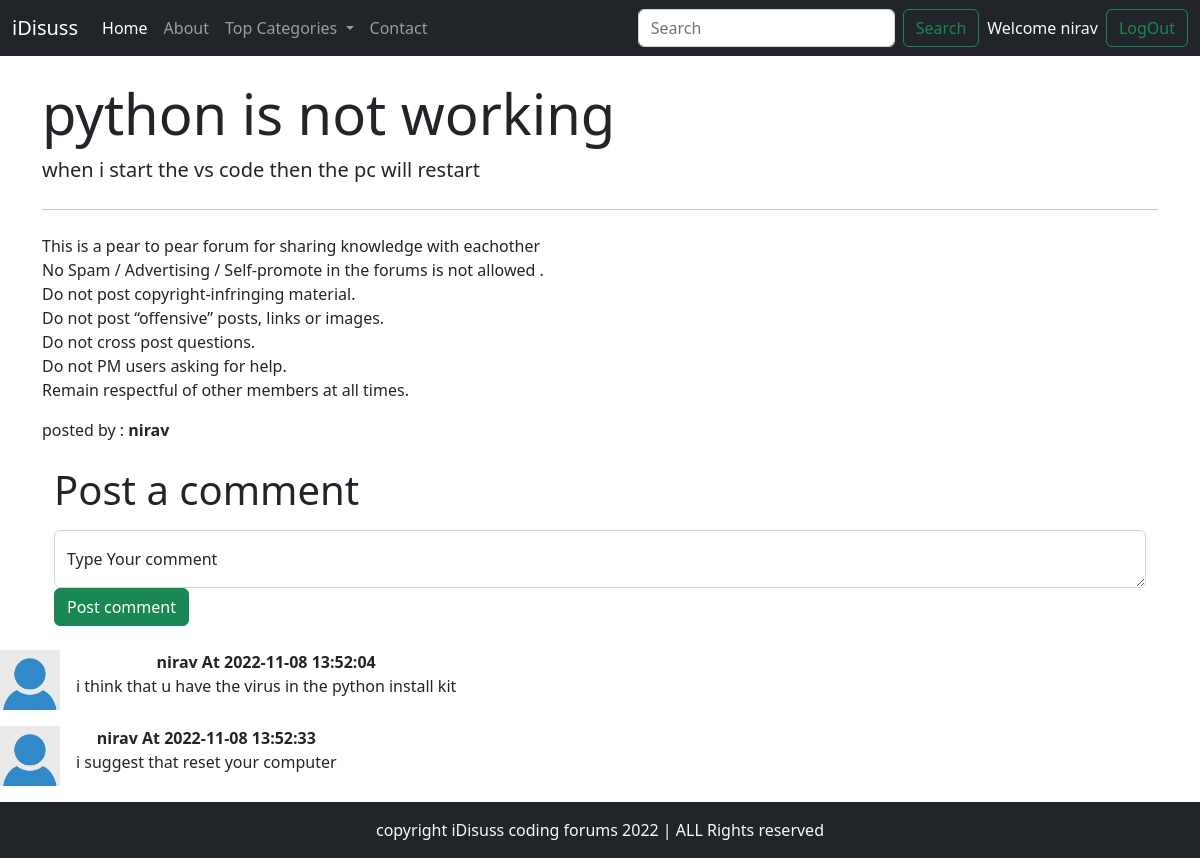
Screenshot of /thread.php?threadid=1 (signed in) with the database file from the repository.
### tables this page shows
CREATE TABLE `threads` (
  `thread_id` int(7) NOT NULL,
  `thread_title` varchar(255) NOT NULL,
  `thread_desc` text NOT NULL,
  `thread_cat_id` int(7) NOT NULL,
  `thread_user_id` int(7) NOT NULL,
  `timestamp` datetime NOT NULL DEFAULT current_timestamp()
);

CREATE TABLE `users` (
  `sno` int(8) NOT NULL,
  `user_email` varchar(30) NOT NULL,
  `user_pass` varchar(255) NOT NULL,
  `timestamp` datetime NOT NULL DEFAULT current_timestamp()
);

CREATE TABLE `comments` (
  `comment_id` int(8) NOT NULL,
  `comment_content` text NOT NULL,
  `thread_id` int(8) NOT NULL,
  `comment_by` int(8) NOT NULL,
  `comment_time` datetime NOT NULL DEFAULT current_timestamp()
);

### thread.php (the view, shortened to what this page needs)
<!doctype html>
<html lang="en">
<head>
    <link href="https://cdn.jsdelivr.net/npm/bootstrap@5.2.0-beta1/dist/css/bootstrap.min.css" rel="stylesheet"
>
</head>
<body>
    <?php include 'partials/_header.php' ?>
    <?php include 'partials/_dbconnect.php' ?>
    <?php
    $id = $_GET['threadid'];
    $sql = "SELECT * FROM `threads` WHERE thread_id = $id";
    $result = mysqli_query($conn, $sql);
        while($row = mysqli_fetch_assoc($result))
        {
            $title = $row['thread_title'];
            $desc = $row['thread_desc'];
            $thread_user_id = $row['thread_user_id'];
            $sql2 = "SELECT user_email FROM `users` WHERE sno='$thread_user_id'";
            $result2 = mysqli_query($conn, $sql2);
            $row2 = mysqli_fetch_assoc($result2);
            $posted_by = $row2['user_email'];
        }
    ?>
    <div class="container my-4">
        <div class="jumbotron">
            <h1 class="display-4"><?php echo $title;?> </h1>
            <p class="lead">
                <?php echo  $desc; ?>
            </p>
            <hr class="my-4">
            <p>This is a pear to pear forum for sharing knowledge with eachother<br>
                No Spam / Advertising / Self-promote in the forums is not allowed . <br>
                Do not post copyright-infringing material.<br>
                Do not post “offensive” posts, links or images.<br>
                Do not cross post questions. <br>
                Do not PM users asking for help. <br>
                Remain respectful of other members at all times.<br>
            </p>
            <p> posted by : <b> <?php echo $posted_by;?></b></p>
        </div>
        <?php
        if(isset($_SESSION['loggedin']) && $_SESSION['loggedin'] == true)
        {
            echo '
            <div class="container">
            <h1 class="py-2">Post a comment </h1>
        </div>
        <div class="container">
                <form action="'.$_SERVER["REQUEST_URI"].'" method="POST">
        <div class="form-floating">
            <textarea class="form-control" placeholder="textarea" id="comment" name="comment"></textarea>
            <label for="floatingTextarea form-lable">Type Your comment</label>
            <input type ="hidden" name ="sno" value="'.$_SESSION["sno"].'">
        </div>
        <button type="submit" class="btn btn-success">Post comment</button>
        </form>
    </div>';
    }
    ?>
    </div>
    <?php
                $id = $_GET['threadid'];
                $sql = "SELECT * FROM `comments` WHERE thread_id = $id";
                $result = mysqli_query($conn, $sql);
                while($row = mysqli_fetch_assoc($result))
                {
                    $content = $row['comment_content'];
                    $comment_time = $row['comment_time'];
                    $thread_userid = $row['comment_by'];
                    $sql2 = "SELECT user_email FROM `users` WHERE sno= '$thread_userid'";
                    $result2 = mysqli_query($conn, $sql2);
                    $row2 = mysqli_fetch_assoc($result2);
                    echo '<div class="d-flex my-3 text-center">
                            <div class="flex-shrink-0">
                                <img src="img/default_user.png" width="60px" alt="user image ">
                            </div>
                            <div class="flex-grow-0 ms-3">
                                <p class="font-weight-bold my-0"><b>'.$row2['user_email'].' At '.$comment_time.'</b></p>
                                '.$content.'
                            </div>
                        </div>';
                }
            ?>
    <?php include 'partials/_footer.php'?>
</body>
</html>

### rows the page displays
threads: thread_title "python is not working", thread_desc "when i start the vs code then the pc will restart"
users: user_email "nirav"
comments: users.user_email "nirav", comment_time "2022-11-08 13:52:04", comment_content "i think that u have the virus in the python install kit"
comments: users.user_email "nirav", comment_time "2022-11-08 13:52:33", comment_content "i suggest that reset your computer"

### other values shown
$_SESSION['useremail'] "nirav"
